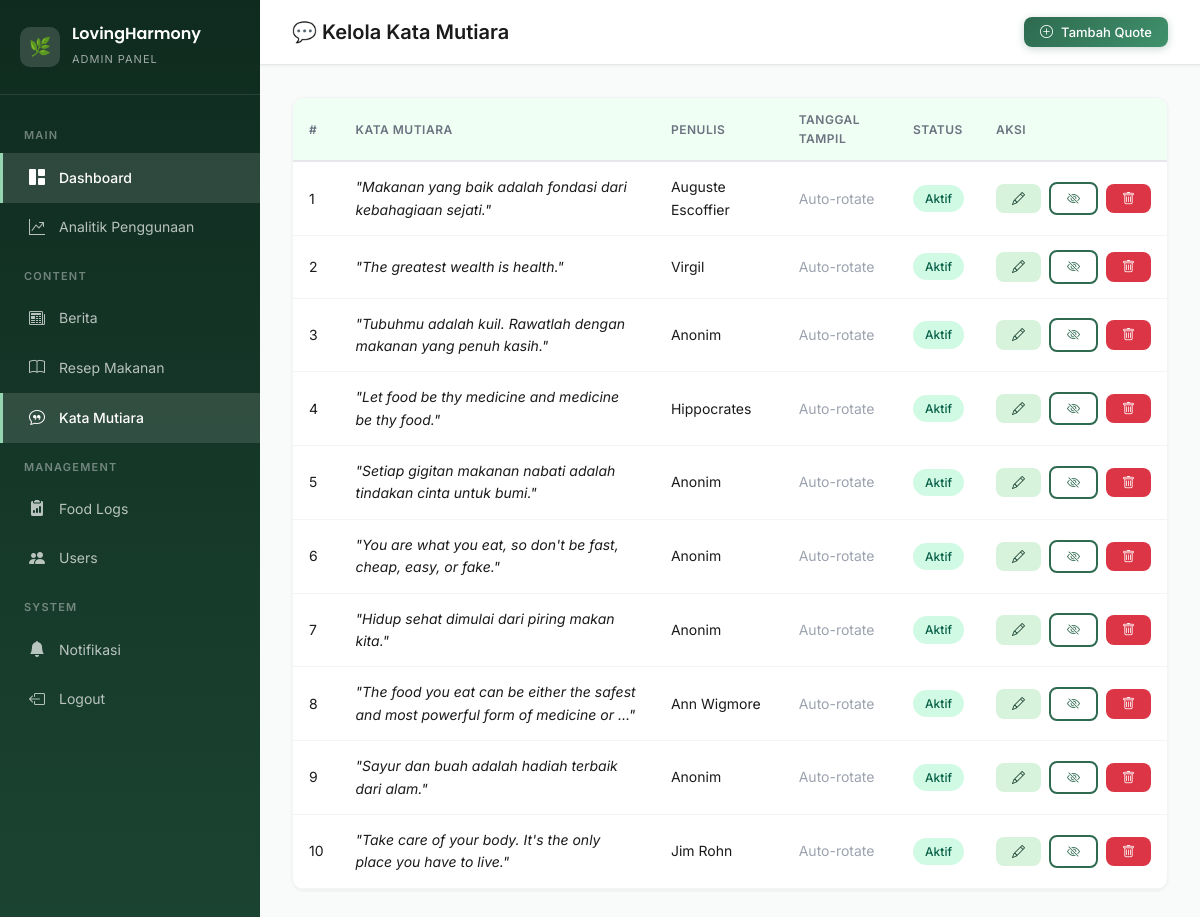
The app's page /admin/pages/quotes/index.php (signed in) with its own data.
### tables this page shows
CREATE TABLE daily_quotes (
    id INT PRIMARY KEY AUTO_INCREMENT,
    quote_text TEXT NOT NULL,
    author VARCHAR(150) DEFAULT 'Anonim',
    display_date DATE DEFAULT NULL,
    is_active TINYINT(1) DEFAULT 1,
    created_at TIMESTAMP DEFAULT CURRENT_TIMESTAMP
);

### admin/pages/quotes/index.php (the view, shortened to what this page needs)
<?php
require_once __DIR__ . '/../../includes/header.php';
$db = Database::getInstance()->getConnection();
$stmt = $db->query("SELECT * FROM daily_quotes ORDER BY created_at DESC");
$quotesList = $stmt->fetchAll();
?>
<div class="app-layout">
    <?php require_once __DIR__ . '/../../includes/sidebar.php'; ?>
    <main class="main-content">
        <div class="top-bar">
            <span class="page-title">💬 Kelola Kata Mutiara</span>
            <div class="user-menu">
                <a href="create.php" class="btn btn-primary btn-sm">
                    <i class="bi bi-plus-circle"></i> Tambah Quote
                </a>
            </div>
        </div>
        <div class="content-area">
            <div class="card">
                <div class="card-body" style="padding: 0;">
                    <?php if (empty($quotesList)): ?>
                        <div class="empty-state">
                            <div class="empty-icon">💬</div>
                            <p>Belum ada kata mutiara. Klik "Tambah Quote" untuk membuat yang pertama.</p>
                        </div>
                    <?php else: ?>
                        <div class="table-wrapper">
                            <table class="data-table">
                                <thead>
                                    <tr>
                                        <th>#</th>
                                        <th>Kata Mutiara</th>
                                        <th>Penulis</th>
                                        <th>Tanggal Tampil</th>
                                        <th>Status</th>
                                        <th>Aksi</th>
                                    </tr>
                                </thead>
                                <tbody>
                                    <?php foreach ($quotesList as $i => $quote): ?>
                                        <tr>
                                            <td><?= $i + 1 ?></td>
                                            <td>
                                                <em>"<?= htmlspecialchars(mb_substr($quote['quote_text'], 0, 80)) ?><?= mb_strlen($quote['quote_text']) > 80 ? '...' : '' ?>"</em>
                                            </td>
                                            <td><?= htmlspecialchars($quote['author']) ?></td>
                                            <td class="text-muted">
                                                <?= $quote['display_date'] ? date('d M Y', strtotime($quote['display_date'])) : '<span style="color: var(--text-muted);">Auto-rotate</span>' ?>
                                            </td>
                                            <td>
                                                <?php if ($quote['is_active']): ?>
                                                    <span class="badge badge-success">Aktif</span>
                                                <?php else: ?>
                                                    <span class="badge badge-warning">Nonaktif</span>
                                                <?php endif; ?>
                                            </td>
                                            <td>
                                                <div class="actions">
                                                    <a href="edit.php?id=<?= $quote['id'] ?>" class="btn btn-sm btn-secondary" title="Edit">
                                                        <i class="bi bi-pencil"></i>
                                                    </a>
                                                    <a href="?toggle=<?= $quote['id'] ?>" class="btn btn-sm btn-outline" title="Toggle">
                                                        <i class="bi bi-<?= $quote['is_active'] ? 'eye-slash' : 'eye' ?>"></i>
                                                    </a>
                                                    <button onclick="confirmDelete('?delete=<?= $quote['id'] ?>', '<?= addslashes(mb_substr($quote['quote_text'], 0, 40)) ?>')"
                                                            class="btn btn-sm btn-danger" title="Hapus">
                                                        <i class="bi bi-trash"></i>
                                                    </button>
                                                </div>
                                            </td>
                                        </tr>
                                    <?php endforeach; ?>
                                </tbody>
                            </table>
                        </div>
                    <?php endif; ?>
                </div>
            </div>
        </div>
    </main>
</div>
<?php require_once __DIR__ . '/../../includes/footer.php'; ?>

### admin/includes/header.php (shortened to what this page needs)
<?php
$currentPage = basename($_SERVER['SCRIPT_FILENAME'], '.php');
$scriptName = $_SERVER['SCRIPT_NAME'];
$adminPos = strpos($scriptName, '/admin/');
if ($adminPos !== false) {
    $baseUrl = substr($scriptName, 0, $adminPos + 7);
} else {
    $baseUrl = '/admin/';
}
$currentUri = $_SERVER['REQUEST_URI'];
?>
<!DOCTYPE html>
<html lang="id">
<head>
    <link rel="stylesheet" href="<?= $baseUrl ?>assets/css/style.css">
    <link rel="stylesheet" href="https://cdn.jsdelivr.net/npm/bootstrap-icons@1.11.3/font/bootstrap-icons.min.css">
</head>
<body>

### admin/includes/sidebar.php (shortened to what this page needs)
<aside class="sidebar" id="sidebar">
    <div class="sidebar-header">
        <div class="logo-icon">🌿</div>
        <div class="logo-text">
            <h2>LovingHarmony</h2>
            <span>Admin Panel</span>
        </div>
    </div>
    <nav class="sidebar-menu">
        <div class="menu-label">Main</div>
        <a href="<?= $baseUrl ?>index.php" class="menu-item <?= $currentPage === 'index' ? 'active' : '' ?>">
            <span class="menu-icon"><i class="bi bi-grid-1x2-fill"></i></span>
            Dashboard
        </a>
        <a href="<?= $baseUrl ?>pages/activity-logs/index.php" class="menu-item <?= strpos($currentUri, 'activity-logs') !== false ? 'active' : '' ?>">
            <span class="menu-icon"><i class="bi bi-graph-up-arrow"></i></span>
            Analitik Penggunaan
        </a>
        <div class="menu-label">Content</div>
        <a href="<?= $baseUrl ?>pages/news/index.php" class="menu-item <?= strpos($currentUri, 'news') !== false ? 'active' : '' ?>">
            <span class="menu-icon"><i class="bi bi-newspaper"></i></span>
            Berita
        </a>
        <a href="<?= $baseUrl ?>pages/recipes/index.php" class="menu-item <?= strpos($currentUri, 'recipes') !== false ? 'active' : '' ?>">
            <span class="menu-icon"><i class="bi bi-book"></i></span>
            Resep Makanan
        </a>
        <a href="<?= $baseUrl ?>pages/quotes/index.php" class="menu-item <?= strpos($currentUri, 'quotes') !== false ? 'active' : '' ?>">
            <span class="menu-icon"><i class="bi bi-chat-quote"></i></span>
            Kata Mutiara
        </a>
        <div class="menu-label">Management</div>
        <a href="<?= $baseUrl ?>pages/food-logs/index.php" class="menu-item <?= strpos($currentUri, 'food-logs') !== false ? 'active' : '' ?>">
            <span class="menu-icon"><i class="bi bi-clipboard2-data-fill"></i></span>
            Food Logs
        </a>
        <a href="<?= $baseUrl ?>pages/users/index.php" class="menu-item <?= strpos($currentUri, 'users') !== false ? 'active' : '' ?>">
            <span class="menu-icon"><i class="bi bi-people-fill"></i></span>
            Users
        </a>
        <div class="menu-label">System</div>
        <a href="<?= $baseUrl ?>pages/notifications/index.php" class="menu-item <?= strpos($currentUri, 'notifications') !== false ? 'active' : '' ?>">
            <span class="menu-icon"><i class="bi bi-bell-fill"></i></span>
            Notifikasi
        </a>
        <a href="<?= $baseUrl ?>logout.php" class="menu-item">
            <span class="menu-icon"><i class="bi bi-box-arrow-left"></i></span>
            Logout
        </a>
    </nav>
</aside>

### admin/includes/footer.php (shortened to what this page needs)
</body>
</html>

### records on screen
daily_quotes: quote_text "Makanan yang baik adalah fondasi dari kebahagiaan sejati.", author "Auguste Escoffier", shows "Auto-rotate", is_active "Aktif"
daily_quotes: quote_text "The greatest wealth is health.", author "Virgil", shows "Auto-rotate", is_active "Aktif"
daily_quotes: quote_text "Tubuhmu adalah kuil. Rawatlah dengan makanan yang penuh kasih.", author "Anonim", shows "Auto-rotate", is_active "Aktif"
daily_quotes: quote_text "Let food be thy medicine and medicine be thy food.", author "Hippocrates", shows "Auto-rotate", is_active "Aktif"
daily_quotes: quote_text "Setiap gigitan makanan nabati adalah tindakan cinta untuk bumi.", author "Anonim", shows "Auto-rotate", is_active "Aktif"
daily_quotes: quote_text "You are what you eat, so don't be fast, cheap, easy, or fake.", author "Anonim", shows "Auto-rotate", is_active "Aktif"
daily_quotes: quote_text "Hidup sehat dimulai dari piring makan kita.", author "Anonim", shows "Auto-rotate", is_active "Aktif"
daily_quotes: quote_text "The food you eat can be either the safest and most powerful form of medicine or", author "Ann Wigmore", shows "Auto-rotate", is_active "Aktif"
daily_quotes: quote_text "Sayur dan buah adalah hadiah terbaik dari alam.", author "Anonim", shows "Auto-rotate", is_active "Aktif"
daily_quotes: quote_text "Take care of your body. It's the only place you have to live.", author "Jim Rohn", shows "Auto-rotate", is_active "Aktif"
